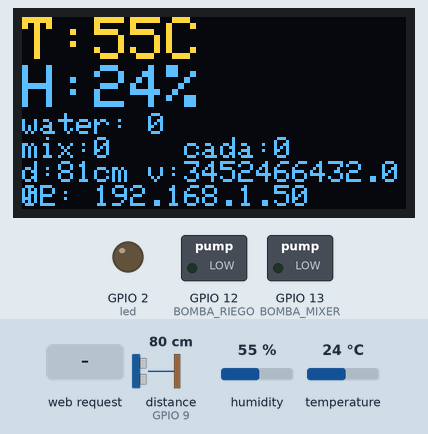
Simulated run of this sketch. Board: ESP8266 (NodeMCU). Shown: 128×64 one-colour display, switched loads named in the sketch (green lamp = pin HIGH), output pins drawn as LEDs (lit = HIGH). Inputs (shaded band) come from the test bench; at power-on: distance to the obstacle (sensor on GPIO 9) 80 cm, humidity 55 %, temperature 24 °C. The echo pulse lasts 58.3 µs per cm; the OLED is the two-colour kind (top 16 rows yellow); WiFi joins after 1.5 s; servers stay silent unless stated.

Above: at 8.0 s.
8.1 s: distance to the obstacle (sensor on GPIO 9) set to 2 cm
At 8.5 s:
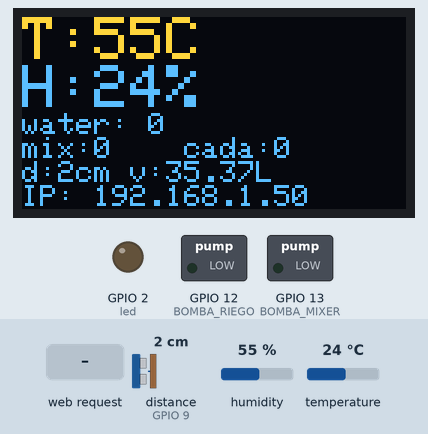
9.6 s: HTTP request GET /water received
At 9.9 s:
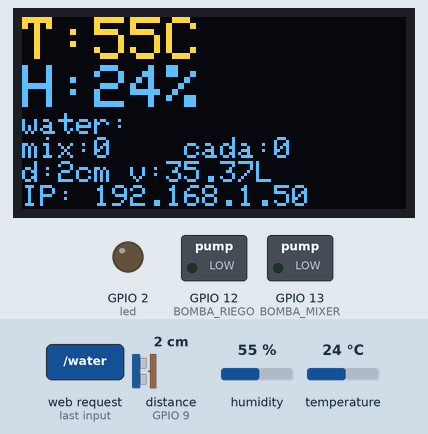
11.1 s: HTTP request GET /stir received
At 11.7 s:
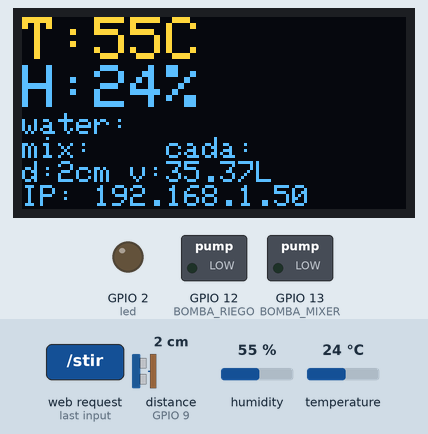
12.6 s: HTTP request GET /water?waterMins=1 received
14.1 s: HTTP request GET /togglePump received
At 14.7 s:
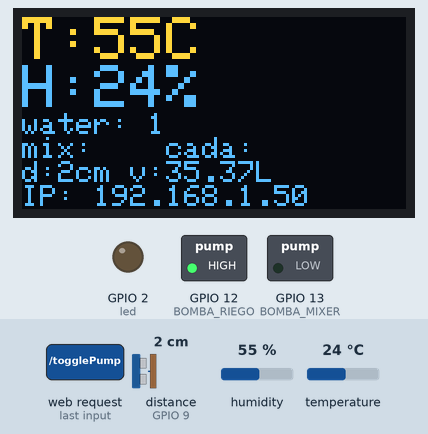
15.6 s: humidity set to 22 %
At 17.4 s:
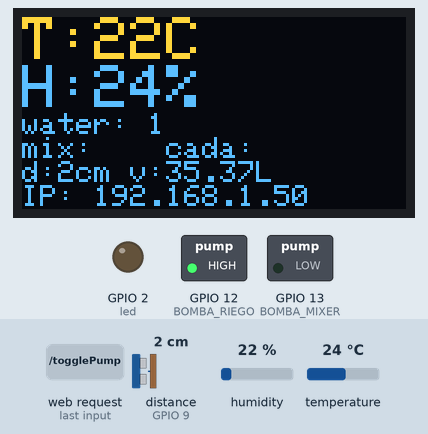
Timing chart, 0 to 18.9 s (numbered marks = the images above; inputs shaded):
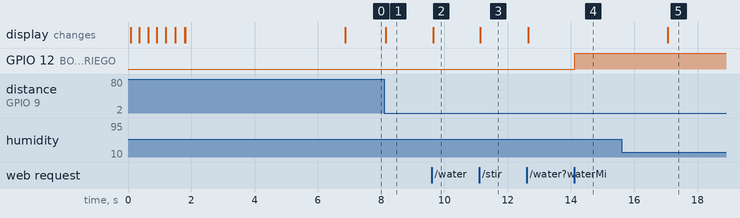

Measured:
- after the input at 8.1 s, the display: changes at once (image 1)
- after the input at 9.6 s, the display: changes after 0.05 s (image 2)
- after the input at 11.1 s, the display: changes at once (image 3)
- after the input at 14.1 s, GPIO 12 (BOMBA_RIEGO): LOW → HIGH at once
- after the input at 15.6 s, the display: changes after 1.5 s (image 5)

The sketch:

esp8266.ino
```cpp
#include <time.h>
#include <Arduino.h>
#include "DHT.h"
#include <ESP8266WiFi.h>
#include <WiFiClient.h>
#include <ESP8266WebServer.h>
#include <SPI.h>
#include <Wire.h>
#include <Adafruit_GFX.h>
#include <Adafruit_SH110X.h>
#include <FS.h>
#include <NewPing.h>

#include "index.h"

#define DHTPIN 14
#define DHTTYPE DHT11

#define HC_SR04_TRIGGER 10
#define HC_SR04_ECHO  9
#define MAX_DISTANCE 400

#define BOMBA_MIXER 13
#define BOMBA_RIEGO 12

#define DIAMETRO  33
#define ALTURA  46

#define i2c_Address 0x3c //initialize with the I2C addr 0x3C Typically eBay OLED's

#define SCREEN_WIDTH 128 // OLED display width, in pixels
#define SCREEN_HEIGHT 64 // OLED display height, in pixels
#define OLED_RESET -1   //   QT-PY / XIAO
Adafruit_SH1106G display = Adafruit_SH1106G(SCREEN_WIDTH, SCREEN_HEIGHT, &Wire, OLED_RESET);

#ifndef STASSID
#define STASSID "GONZALO2"
#define STAPSK  "00441665963"
#endif

/***** DEFINICION OBJETOS *****/

DHT dht(DHTPIN, DHTTYPE);

ESP8266WebServer server(80);

NewPing hc_sr04(HC_SR04_TRIGGER, HC_SR04_ECHO, MAX_DISTANCE);

IPAddress ip(192, 168, 0, 26); // the IP address you want to use

IPAddress gateway(192, 168, 0, 0); // your gateway IP address

IPAddress subnet(255, 255, 255, 0); // your subnet mask

/******************************/

const int led = 2;

/******* VARIABLES DE CONTROL *********/

String wm = "0"; //water minutes
String mm = "0"; //mix minutes
String wtm = "0"; //wait to mix
String t, h; //temperatura y humedad de la carpa
String d; //distancia de la tapa al agua.

float v; //volumen deposito agua
float v_actual; //volumen de agua en el deposito

const char *ssid = STASSID;
const char *password = STAPSK;

unsigned long TIME;
unsigned char HORAS;
unsigned char MINUTOS;

bool WATERING = false;
bool MIXING = false;
bool STOP = false;

/***************************************/

void handleRoot() {
//  String path = "/home/gonzalo/Desktop/indoorSYS/esp8266/data/index.html";
//  if(SPIFFS.exists(path)){
//    Serial.print("EXISTE EL ARCHIVO.");
//  }
//  File file = SPIFFS.open(path, "r");
//  if (!file) {
//    server.send(404, "text/plain", "File not found");
//    return;
//  }
//  server.streamFile(file, "text/html");
//  file.close();

  String s = MAIN_page;
  String ledState = "";
  server.send(200, "text/html", s);
  server.send(200, "text/plain", "volumen actual del deposito: "+ String(v_actual));
  server.send(200, "text/plain", "volumen del deposito: "+ String(v));
  if(digitalRead(led)){
    ledState = "LED ON";
  }
  else{
    ledState = "LED OFF";
  }
  server.send(200, "text/plain", ledState);
}

void handleWaterPump (){
  String s = water_page;
  server.send(200, "text/html", s);
  wm = server.arg("waterMins");
  server.send(200, "text/plain", "RIEGO SETEADO.");
  server.sendHeader("Location", "/");
  server.send(302, "text/plain", "");
}

void handleStirPump(){
  String s = stir_page;
  server.send(200, "text/html", s);
  mm = server.arg("mixMins");
  wtm = server.arg("waitToMixMins");
  server.send(200, "text/plain", "MIXER SETEADO.");
  server.sendHeader("Location", "/");
  server.send(302, "text/plain", "");
}

void handleTogglePump(void){
  digitalWrite(BOMBA_RIEGO, !digitalRead(BOMBA_RIEGO));
  server.sendHeader("Location", "/");
  server.send(302, "text/plain", "");
}


void handleNotFound() {
  digitalWrite(led, 1);
  String message = "File Not Found\n\n";
  message += "URI: ";
  message += server.uri();
  message += "\nMethod: ";
  message += (server.method() == HTTP_GET) ? "GET" : "POST";
  message += "\nArguments: ";
  message += server.args();
  message += "\n";

  for (uint8_t i = 0; i < server.args(); i++) {
    message += " " + server.argName(i) + ": " + server.arg(i) + "\n";
  }

  server.send(404, "text/plain", message);
  digitalWrite(led, 0);
}


void ESP8266_init(void){
  Serial.begin(9600);
  WiFi.mode(WIFI_STA);
  WiFi.config(ip, gateway, subnet);
  WiFi.begin(ssid, password);
  int contador = 0;
  while (WiFi.status() != WL_CONNECTED) {
    contador++;
    display.print(".");
    display.display();
    delay(250);
    if (contador == 5) {
      contador = 0;
      display.setCursor(0, 0);
      display.clearDisplay();
      display.display();
    }
  }

  display.clearDisplay();
  display.display();
  display.setCursor(0, 0);
  display.println("IP: ");
  display.print(WiFi.localIP());
  display.println("SSID: ");
  display.print(ssid);
  display.display();
  server.on("/", handleRoot);
  server.on("/inline", []() {
    server.send(200, "text/plain", "this works as well");
  });
  server.onNotFound(handleNotFound);
  server.on("/water", handleWaterPump);
  server.on("/stir", handleStirPump);
  server.on("/togglePump", handleTogglePump);
  server.begin();
  display.println("SERVER STARTED.");
  display.display();
  delay(5000);
  display.clearDisplay();
}

void display_init (void){
  display.begin(i2c_Address, true);
  display.setContrast(0);
  display.clearDisplay();
  display.setTextSize(1);
  display.setTextColor(SH110X_WHITE);
  display.setCursor(0, 0);
  display.clearDisplay();
  display.display();
}

void hc_sr04_init(void){
  return;
}

void setup(void) {
  pinMode(led, OUTPUT);
  digitalWrite(led, 0);

  pinMode(BOMBA_MIXER, OUTPUT);
  pinMode(BOMBA_RIEGO, OUTPUT);

  pinMode(HC_SR04_TRIGGER, OUTPUT);
  pinMode(HC_SR04_ECHO, INPUT);

  digitalWrite(HC_SR04_TRIGGER, LOW);
  digitalWrite(HC_SR04_ECHO, LOW);

  digitalWrite(BOMBA_MIXER, LOW);
  digitalWrite(BOMBA_RIEGO, LOW);


  /* DISPLAY SETUP */
  display_init();
  /* WIFI SETUP */
  ESP8266_init();

  hc_sr04_init();

  dht.begin();
}

void dht_control(void){
  float t_dht, h_dht;
  t_dht = dht.readHumidity();
  h_dht = dht.readTemperature();
  if (isnan(h_dht) || isnan(t_dht )) {
    t = "--";
    h = "--";
    return;
  }
  t = String(int(t_dht));
  h = String(int(h_dht));
}

void hc_sr04_control(void){
  unsigned int d_hc = hc_sr04.ping_cm();
  float r;
  d = String(d_hc);
  r = DIAMETRO/2;
  v = r * r * 3.14 * ALTURA;
  v_actual = r * r * 3.14 * (ALTURA - d_hc);
  v_actual = v_actual/1000;
}

void control_water_pump(void){
  unsigned int wm_int = wm.toInt();
  // control de la bomba de agua usando la variable wm
  unsigned long water_mins = wm_int * 60000;
  unsigned long TIME_ACTUAL;
  if (HORAS == 24){
    WATERING = true;
    TIME_ACTUAL = TIME;
    digitalWrite(BOMBA_RIEGO, HIGH);
    HORAS = 0;
  }
  if(v_actual < 10 || TIME - TIME_ACTUAL >= water_mins){
    digitalWrite(BOMBA_RIEGO, LOW);
    return;
  }


}

void control_stir_pump(void){
  unsigned int mm_int = mm.toInt();
  unsigned int wtm_int = wtm.toInt();
  // control de la bomba revolvedora usando las variables wtm y mm
  unsigned long mix_milisecs = mm_int * 60000;
  unsigned long wtm_milisecs = wtm_int * 60000;


}

void handleTime(void){
  TIME = millis();
  if(TIME%60000 >= 0){
    MINUTOS++;
    if(MINUTOS == 60){
      MINUTOS = 0;
      HORAS++;
    }
  }
}


void display_vars(void) {
  display.clearDisplay();
  display.setCursor(0, 0);
  display.setTextSize(2);
  display.println("T:" + t + "C");
  display.println("H:" + h + "%");
  display.setTextSize(1);
  display.setCursor(0, 32);
  display.print("water: " + wm);
  display.setCursor(0, 40);
  display.print("mix:" + mm);
  display.print("    cada:" + wtm);
  display.setCursor(0, 48);
  display.print("d:" + d + "cm" + " v:" + String(v_actual) + "L");
  display.setCursor(0, 56);
  display.print("IP: ");
  display.print(WiFi.localIP());
  display.display();
}

void loop(void) {
  server.handleClient();
  dht_control();
  hc_sr04_control();
  display_vars();
}
```

index.h
```cpp
const char MAIN_page[] PROGMEM = R"=====(
<!DOCTYPE html>
<html>
<head>
  <meta charset='utf-8'>
  <title>RIEGO</title>
  <meta name='viewport' content='width=device-width, initial-scale=1'>
</head>
<body>
  <a href="/water">CONFIGURAR RIEGO</a><br>
  <a href="/stir">CONFIGURAR REVOLVER</a>
  <a href="/togglePump">ACTIVAR/DESACTIVAR BOMBA DE RIEGO</a>
</body>
</html>
)=====";


const char stir_page[] PROGMEM = R"=====(
<!DOCTYPE html>
<html>
<body>
  <form action="/stir" method="post">
    <label for="mixMins">Cantidad de minutos a revolver:</label>
    <input type="number" name="mixMins">
    <label for="waitToMixMins">Cada cuanto revolver:</label>
    <input type="number" name="waitToMixMins">
    <button type="submit">OK</button>
  </form>
</body>
</html>
)=====";

const char water_page[] PROGMEM = R"=====(
<!DOCTYPE html>
<html>
<body>
  <form action="/water" method="post">
    <label for="waterMins">Cantidad de minutos a regar:</label>
    <input type="number" name="waterMins">
    <button type="submit">OK</button>
  </form>
</body>
</html>
)=====";
```
